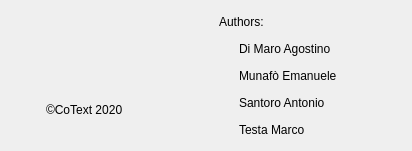
<?xml version="1.0" encoding="UTF-8"?>
<ui version="4.0">
 <class>Info</class>
 <widget class="QDialog" name="Info">
  <property name="geometry">
   <rect>
    <x>0</x>
    <y>0</y>
    <width>412</width>
    <height>151</height>
   </rect>
  </property>
  <property name="sizePolicy">
   <sizepolicy hsizetype="Fixed" vsizetype="Fixed">
    <horstretch>0</horstretch>
    <verstretch>0</verstretch>
   </sizepolicy>
  </property>
  <property name="minimumSize">
   <size>
    <width>412</width>
    <height>151</height>
   </size>
  </property>
  <property name="maximumSize">
   <size>
    <width>412</width>
    <height>151</height>
   </size>
  </property>
  <property name="windowTitle">
   <string>Dialog</string>
  </property>
  <layout class="QHBoxLayout" name="horizontalLayout">
   <item>
    <spacer name="horizontalSpacer">
     <property name="orientation">
      <enum>Qt::Horizontal</enum>
     </property>
     <property name="sizeType">
      <enum>QSizePolicy::Fixed</enum>
     </property>
     <property name="sizeHint" stdset="0">
      <size>
       <width>30</width>
       <height>20</height>
      </size>
     </property>
    </spacer>
   </item>
   <item>
    <layout class="QHBoxLayout" name="horizontalLayout_2">
     <item>
      <layout class="QHBoxLayout" name="horizontalLayout_8">
       <item>
        <layout class="QVBoxLayout" name="verticalLayout">
         <item>
          <widget class="QLabel" name="Logo">
           <property name="text">
            <string/>
           </property>
          </widget>
         </item>
         <item>
          <layout class="QHBoxLayout" name="horizontalLayout_9">
           <item>
            <spacer name="horizontalSpacer_3">
             <property name="orientation">
              <enum>Qt::Horizontal</enum>
             </property>
             <property name="sizeType">
              <enum>QSizePolicy::Fixed</enum>
             </property>
             <property name="sizeHint" stdset="0">
              <size>
               <width>5</width>
               <height>5</height>
              </size>
             </property>
            </spacer>
           </item>
           <item>
            <widget class="QLabel" name="Copyright">
             <property name="text">
              <string>©CoText 2020</string>
             </property>
            </widget>
           </item>
           <item>
            <spacer name="horizontalSpacer_4">
             <property name="orientation">
              <enum>Qt::Horizontal</enum>
             </property>
             <property name="sizeType">
              <enum>QSizePolicy::Fixed</enum>
             </property>
             <property name="sizeHint" stdset="0">
              <size>
               <width>10</width>
               <height>5</height>
              </size>
             </property>
            </spacer>
           </item>
          </layout>
         </item>
        </layout>
       </item>
       <item>
        <spacer name="horizontalSpacer_2">
         <property name="orientation">
          <enum>Qt::Horizontal</enum>
         </property>
         <property name="sizeType">
          <enum>QSizePolicy::Fixed</enum>
         </property>
         <property name="sizeHint" stdset="0">
          <size>
           <width>20</width>
           <height>20</height>
          </size>
         </property>
        </spacer>
       </item>
      </layout>
     </item>
    </layout>
   </item>
   <item>
    <layout class="QVBoxLayout" name="verticalLayout_2">
     <item>
      <layout class="QHBoxLayout" name="horizontalLayout_3">
       <item>
        <widget class="QLabel" name="label">
         <property name="text">
          <string>Authors:</string>
         </property>
        </widget>
       </item>
      </layout>
     </item>
     <item>
      <layout class="QHBoxLayout" name="horizontalLayout_7">
       <item>
        <spacer name="horizontalSpacer_5">
         <property name="orientation">
          <enum>Qt::Horizontal</enum>
         </property>
         <property name="sizeType">
          <enum>QSizePolicy::Fixed</enum>
         </property>
         <property name="sizeHint" stdset="0">
          <size>
           <width>20</width>
           <height>20</height>
          </size>
         </property>
        </spacer>
       </item>
       <item>
        <widget class="QLabel" name="label_2">
         <property name="text">
          <string>Di Maro Agostino</string>
         </property>
        </widget>
       </item>
      </layout>
     </item>
     <item>
      <layout class="QHBoxLayout" name="horizontalLayout_6">
       <item>
        <spacer name="horizontalSpacer_6">
         <property name="orientation">
          <enum>Qt::Horizontal</enum>
         </property>
         <property name="sizeType">
          <enum>QSizePolicy::Fixed</enum>
         </property>
         <property name="sizeHint" stdset="0">
          <size>
           <width>20</width>
           <height>20</height>
          </size>
         </property>
        </spacer>
       </item>
       <item>
        <widget class="QLabel" name="label_3">
         <property name="text">
          <string>Munafò Emanuele</string>
         </property>
        </widget>
       </item>
      </layout>
     </item>
     <item>
      <layout class="QHBoxLayout" name="horizontalLayout_5">
       <item>
        <spacer name="horizontalSpacer_7">
         <property name="orientation">
          <enum>Qt::Horizontal</enum>
         </property>
         <property name="sizeType">
          <enum>QSizePolicy::Fixed</enum>
         </property>
         <property name="sizeHint" stdset="0">
          <size>
           <width>20</width>
           <height>20</height>
          </size>
         </property>
        </spacer>
       </item>
       <item>
        <widget class="QLabel" name="label_4">
         <property name="text">
          <string>Santoro Antonio</string>
         </property>
        </widget>
       </item>
      </layout>
     </item>
     <item>
      <layout class="QHBoxLayout" name="horizontalLayout_4">
       <item>
        <spacer name="horizontalSpacer_8">
         <property name="orientation">
          <enum>Qt::Horizontal</enum>
         </property>
         <property name="sizeType">
          <enum>QSizePolicy::Fixed</enum>
         </property>
         <property name="sizeHint" stdset="0">
          <size>
           <width>20</width>
           <height>20</height>
          </size>
         </property>
        </spacer>
       </item>
       <item>
        <widget class="QLabel" name="label_5">
         <property name="text">
          <string>Testa Marco</string>
         </property>
        </widget>
       </item>
      </layout>
     </item>
    </layout>
   </item>
   <item>
    <spacer name="horizontalSpacer_9">
     <property name="orientation">
      <enum>Qt::Horizontal</enum>
     </property>
     <property name="sizeType">
      <enum>QSizePolicy::Fixed</enum>
     </property>
     <property name="sizeHint" stdset="0">
      <size>
       <width>10</width>
       <height>20</height>
      </size>
     </property>
    </spacer>
   </item>
  </layout>
 </widget>
 <resources/>
 <connections/>
</ui>
